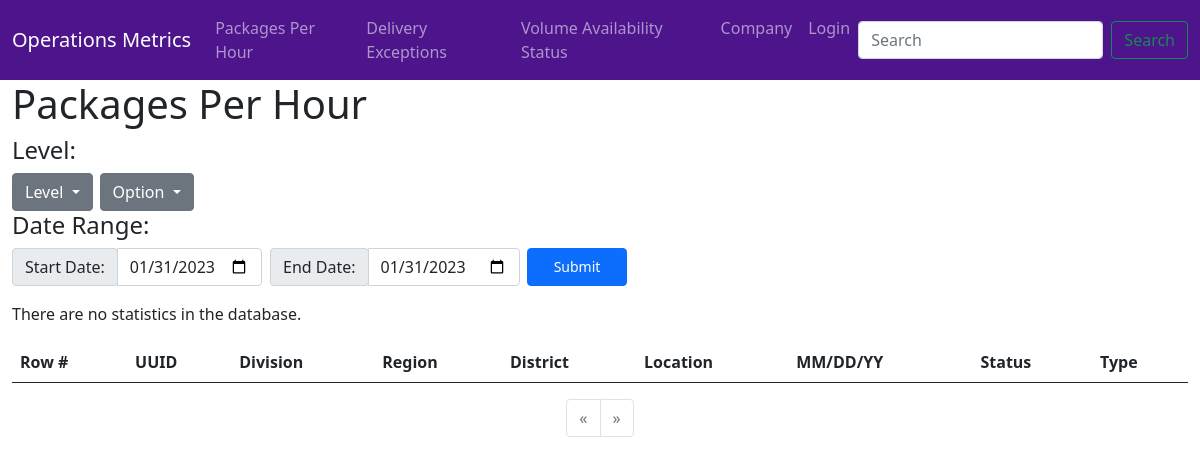
Page /packagesPerHour/ on the earlier database version.
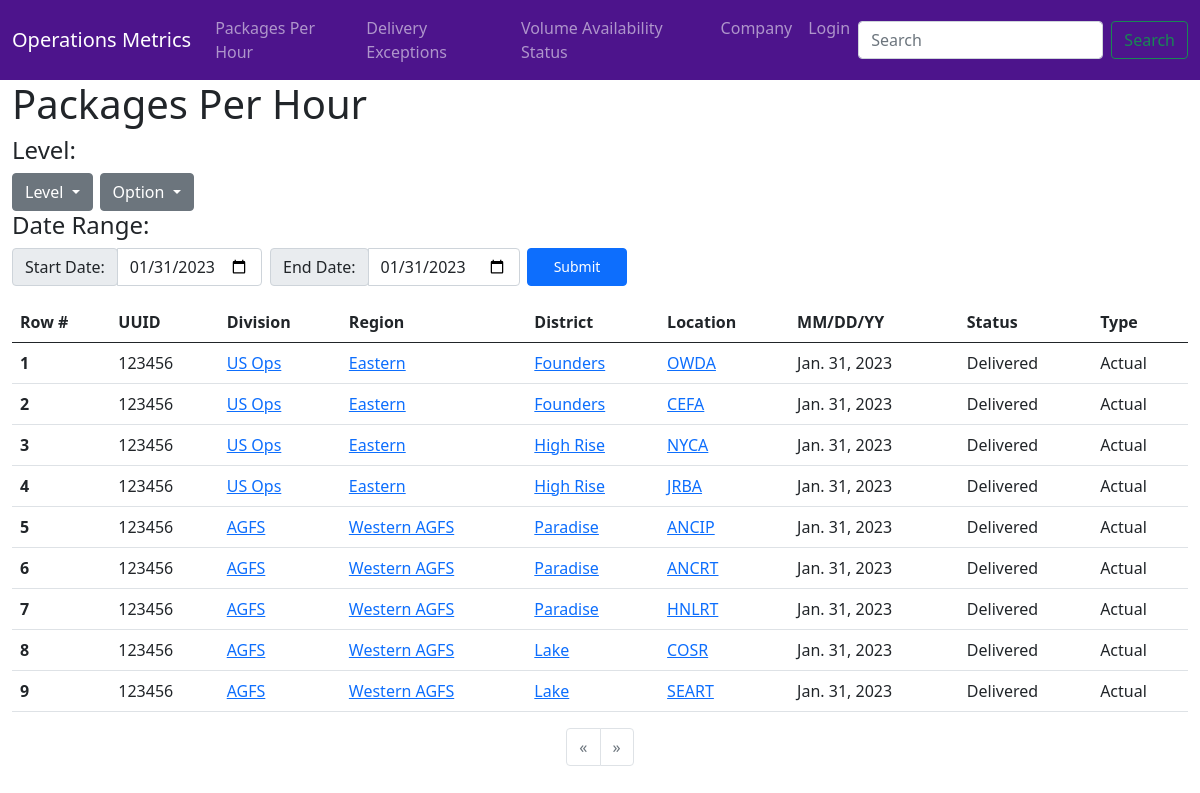
Same page on the later database version.
### opMetrics/models.py (models this page shows, shortened)
class packagesPerHour(models.Model):
    objects = models.Manager()
    """Model representing Packages Per Hour."""
    location = models.ForeignKey(Location, on_delete=models.CASCADE, null=True)
    pph = models.IntegerField('packagesPerHour', default=0, help_text='Enter the Number of Packages per Hour', null=True, blank=True)
    date = models.DateField('date', default=date.today, null=True, blank=True)
    class Meta:
        ordering = ['date']

class Location(models.Model):
    district = models.ForeignKey(District, on_delete=models.CASCADE, null=True)
    name = models.CharField(max_length=5, help_text='Enter the Location Name.')
    senior_Manager = models.CharField(max_length=25, help_text='Enter the Location Type.')
    Hub, Ramp, Station = 'Hub', 'Ramp', 'Station'
    typeChoices = [
        (Hub, 'Hub'), (Ramp, 'Ramp'), (Station, 'Station')
    ]
    type = models.CharField(
        max_length=10,
        choices=typeChoices,
        default=Hub,
    )
    Alabama       , Alaska        , Arizona        = 'AL', 'AK', 'AZ'
    Arkansas      , California    , Colorado       = 'AR', 'CA', 'CO'
    Connecticut   , Delaware      , Florida        = 'CT', 'DE', 'FL'
    Georgia       , Hawaii        , Idaho          = 'GA', 'HI', 'ID'
    Illinois      , Indiana       , Iowa           = 'IL', 'IN', 'IA'
    Kansas        , Kentucky      , Louisiana      = 'KS', 'KY', 'LA'
    Maine         , Maryland      , Massachusetts  = 'ME', 'MD', 'MA'
    Michigan      , Minnesota     , Mississippi    = 'MI', 'MN', 'MS'
    Missouri      , Montana       , Nebraska       = 'MO', 'MT', 'NE'
    Nevada        , New_Hampshire , New_Jersey     = 'NV', 'NH', 'NJ'
    New_Mexico    , New_York      , North_Carolina = 'NM', 'NY', 'NC'
    North_Dakota  , Ohio          , Oklahoma       = 'OR', 'PA', 'RI'
    Oregon        , Pennsylvania  , Rhode_Island   = 'OR', 'PA', 'RI'
    South_Carolina, South_Dakota  , Tennessee      = 'SC', 'SD', 'TN'
    Texas         , Utah          , Vermont        = 'TX', 'UT', 'VT'
    Virginia      , Washington    , West_Virginia  = 'VA', 'WA', 'WV'
    Wisconsin     , Wyoming                        = 'WI', 'WY'
    stateChoices = [
        (Alabama       , 'Alabama'       ), (Alaska       , 'Alaska'       ), (Arizona       , 'Arizona       '),
        (Arkansas      , 'Arkansas'      ), (California   , 'California'   ), (Colorado      , 'Colorado      '),
        (Connecticut   , 'Connecticut'   ), (Delaware     , 'Delaware'     ), (Florida       , 'Florida       '),
        (Georgia       , 'Georgia'       ), (Hawaii       , 'Hawaii'       ), (Idaho         , 'Idaho         '),
        (Illinois      , 'Illinois'      ), (Indiana      , 'Indiana'      ), (Iowa          , 'Iowa          '),
        (Kansas        , 'Kansas'        ), (Kentucky     , 'Kentucky'     ), (Louisiana     , 'Louisiana     '),
        (Maine         , 'Maine'         ), (Maryland     , 'Maryland'     ), (Massachusetts , 'Massachusetts '),
        (Michigan      , 'Michigan'      ), (Minnesota    , 'Minnesota'    ), (Mississippi   , 'Mississippi   '),
        (Missouri      , 'Missouri'      ), (Montana      , 'Montana'      ), (Nebraska      , 'Nebraska      '),
        (Nevada        , 'Nevada'        ), (New_Hampshire, 'New Hampshire'), (New_Jersey    , 'New Jersey    '),
        (New_Mexico    , 'New Mexico'    ), (New_York     , 'New York'     ), (North_Carolina, 'North Carolina'),
        (North_Dakota  , 'North Dakota'  ), (Ohio         , 'Ohio'         ), (Oklahoma      , 'Oklahoma      '),
        (Oregon        , 'Oregon'        ), (Pennsylvania , 'Pennsylvania' ), (Rhode_Island  , 'Rhode Island  '),
        (South_Carolina, 'South Carolina'), (South_Dakota , 'South Dakota' ), (Tennessee     , 'Tennessee     '),
        (Texas         , 'Texas'         ), (Utah         , 'Utah'         ), (Vermont       , 'Vermont       '),
        (Virginia      , 'Virginia'      ), (Washington   , 'Washington'   ), (West_Virginia , 'West Virginia '),
        (Wisconsin     , 'Wisconsin'     ), (Wyoming      , 'Wyoming'      )
    ]
    state = models.CharField(
        max_length=2,
        choices=stateChoices,
        default=Alabama
    )
    now = datetime.now()
    today = f"{now.strftime('%Y')}-{now.strftime('%m')}-{now.strftime('%d')}"
    def get_absolute_url(self):
        return reverse('location-detail', args=[str(self.id)])
    def __str__(self):
        return self.name

class District(models.Model):
    region = models.ForeignKey(Region, on_delete=models.CASCADE, null=True, default='')
    name = models.CharField(max_length=15, help_text='Enter District Name.')
    def get_absolute_url(self):
        return reverse('district-detail', args=[str(self.id)])
    def __str__(self):
        return self.name

class Region(models.Model):
    division = models.ForeignKey(Division, on_delete=models.CASCADE, null=True)
    name = models.CharField(max_length=15, help_text='Region Name', default='')
    def get_absolute_url(self):
        return reverse('region-detail', args=[str(self.id)])
    def __str__(self):
        return self.name

class Division(models.Model):
    company = models.ForeignKey(Company, on_delete=models.CASCADE, null=True)
    name = models.CharField(max_length=10, help_text='Division Name')
    def get_absolute_url(self):
        return reverse('division-detail', args=[str(self.id)])
    def __str__(self):
        return self.name

### opMetrics/views.py (the view)
# urls.py: path('packagesPerHour/', views.packagesperhour, name='packagesPerHour'),
def packagesperhour(request, level1='company', level2='all', sDatePPH=getToday(), eDatePPH=getToday()):
    if request.method == 'POST':
        sDate = request.POST.get("sDatePPH")
        eDate = request.POST.get("eDatePPH")
        sDatePPH = sDate
        eDatePPH = eDate
        level2Dict = getLevel2Dict(level1)
        level2List = list(level2Dict.keys())
        id = level2Dict.get(level2)
        dataRange = getOutputData(level1, id, sDatePPH, eDatePPH)
    else:
        sDatePPH = sDatePPH
        eDatePPH = eDatePPH
        level2Dict = getLevel2Dict(level1)
        level2List = list(level2Dict.keys())
        id = level2Dict.get(level2)
        dataRange = getOutputData(level1, id, sDatePPH, eDatePPH)
    testNum = request.POST.get("test")
    paginator = Paginator(dataRange, 50)
    page_number = request.GET.get('page')
    page_obj = paginator.get_page(page_number)
    def getRowNumber():
        try:
            rowNumber
        except:
            rowNumber = 0
        rowNumber = rowNumber + 1
        return rowNumber
    context = {
        'dataRange': dataRange,
        'sDatePPH': sDatePPH,
        'eDatePPH': eDatePPH,
        'level1': level1,
        'level2': level2,
        'level2List': level2List,
        'page_obj': page_obj,
        'rowNumber': getRowNumber(),
    }
    return render(request, 'opMetrics/packagesPerHour.html', context=context)

### opMetrics/models.py (called while the page is built, shortened)
def getLevel2Dict(levelInput):
    if levelInput == "company":
        returnDict = {}
    return returnDict

def getOutputData(levelType, id, startDate, endDate):
    if levelType == "company" or id == None:
        divisionList = Division.objects.all()
        idList = []
        for division in divisionList:
            idList.append(division.id)
        data = []
        for id in idList:
            data = list(chain(data, packagesPerHour.objects.filter(location__district__region__division__id=id, date__range=[startDate, endDate])))
    return data

### opMetrics/templates/opMetrics/packagesPerHour.html (shortened to what this page needs)
{% extends 'opMetrics/base.html' %}
{% block content %}
{% load static %}
<link href="{% static 'css/dropdowns.css' %}" rel="stylesheet" >
<div class="container-fluid">
  <div class="page-header">
  <h1>Packages Per Hour</h1>
  </div>
  <h4>Level:</h4>
  <div class="btn-group gap-2">
    <button type="button" class="btn btn-secondary dropdown-toggle rounded" data-bs-toggle="dropdown" aria-expanded="false">
      Level
    </button>
    <button type="button" class="btn btn-secondary dropdown-toggle rounded" data-bs-toggle="dropdown" aria-expanded="false">
      Option
    </button>
  </div>
  <h4>Date Range:</h4>
  <form class="btn-group gap-2" role="search" action="/packagesPerHour/{{ level1 }}/{{ level2 }}/{{ sDatePPH }}/{{ eDatePPH }}/" method="post">
    <div class="input-group input-group mb-3" style="width: 250px;">
      <div class="input-group-prepend">
        <span class="input-group-text text-center" id="eDatePPHLabel">Start Date:</span>
      </div>
      <input class="form-control" name="sDatePPH" type="date" value="{{ sDatePPH }}" placeholder="{{ sDatePPH }}">
    </div>
    <div class="input-group input-group mb-3" style="width: 250px;">
      <div class="input-group-prepend">
        <span class="input-group-text" id="eDatePPHLabel">End Date:</span>
      </div>
      <input class="form-control" name="eDatePPH" type="date" value="{{ eDatePPH }}" placeholder="{{ eDatePPH }}">
    </div>
    <button class="btn btn-primary rounded btn-sm mb-3" style="width: 100px;" type="submit">Submit</button>
  </form>
  <table class="table table-hover">
    <thead>
      <tr>
        <th scope="col">Row #</th>
        <th scope="col">UUID</th>
        <th scope="col">Division</th>
        <th scope="col">Region</th>
        <th scope="col">District</th>
        <th scope="col">Location</th>
        <th scope="col">MM/DD/YY</th>
        <th scope="col">Status</th>
        <th scope="col">Type</th>
      </tr>
    </thead>
    <tbody>
      {% if dataRange %}
        {% for pph in page_obj %}
        <tr>
          <th name="{{ test }}" scope="row"><script>document.write(startCount); startCount = startCount + 1;</script></th>
          <td>123456</td>
          <td><a href="{{ pph.location.district.region.division.get_absolute_url }}">{{ pph.location.district.region.division }}</a></td>
          <td><a href="{{ pph.location.district.region.get_absolute_url }}">{{ pph.location.district.region }}</a></td>
          <td><a href="{{ pph.location.district.get_absolute_url }}">{{ pph.location.district }}</a></td>
          <td><a href="{{ pph.location.get_absolute_url }}">{{ pph.location }}</a></td>
          <td>{{ pph.date }}</td>
          <td>Delivered</td>
          <td>Actual</td>
        </tr>
        {% endfor %}
      {% else %}
        <p>There are no statistics in the database.</p>
      {% endif %}
    </tbody>
  </table>
  <nav aria-label="Page navigation example">
    <ul class="pagination justify-content-center">
      {% if page_obj.has_previous %}
      <li class="page-item">
        <a class="page-link" href="/packagesPerHour/{{ level1 }}/{{ level2 }}/{{ sDatePPH }}/{{ eDatePPH }}/?page={{ page_obj.previous_page_number }}">&laquo;</a>
      </li>
      {% else %}
      <li class="page-item disabled">
        <a class="page-link">&laquo;</a>
      </li>
      {% endif %}
      {% if page_obj.has_next %}
      <li class="page-item">
        <a class="page-link" href="/packagesPerHour/{{ level1 }}/{{ level2 }}/{{ sDatePPH }}/{{ eDatePPH }}/?page={{ page_obj.next_page_number }}">&raquo;</a>
      </li>
      {% else %}
      <li class="page-item disabled">
        <a class="page-link">&raquo;</a>
      </li>
      {% endif %}
    </ul>
  </nav>
</div>
{% endblock %}

### opMetrics/templates/opMetrics/base.html (shortened to what this page needs)
<!doctype html>
<html lang="en">
  <head>
    {% load static %}
    <link href="{% static 'css/bootstrap.css' %}" rel="stylesheet">
    </head>
    <body>
      {% include 'opMetrics/navbar.html' %}
      {% block content %}
      {% endblock %}
  </body>
</html>

### opMetrics/templates/opMetrics/navbar.html (shortened to what this page needs)
<nav class="navbar navbar-expand-lg navbar-dark" style="background-color: #4D148C;">
  <div class="container-fluid">
    <a class="navbar-brand" href="{% url 'home' %}">Operations Metrics</a>
    <div class="collapse navbar-collapse" id="navbarSupportedContent">
      <ul class="navbar-nav me-auto mb-2 mb-lg-0">
        <li class="nav-item">
          <a class="nav-link" href="/packagesPerHour/company/{{ today }}/{{ today }}">Packages Per Hour</a>
        </li>
        <li class="nav-item">
          <a class="nav-link" href="{% url 'dex' %}">Delivery Exceptions</a>
        </li>
        <li class="nav-item">
          <a class="nav-link" href="{% url 'vas' %}">Volume Availability Status</a>
        </li>
        <li class="nav-item">
          <a class="nav-link" href="{% url 'company' %}">Company</a>
        </li>
        <li class="nav-item">
          <a class="nav-link" href="{% url 'login' %}">Login</a>
        </li>
      </ul>
      <form class="d-flex" role="search" action="{% url 'search' %}" method="get">
        <input class="form-control me-2" name=q type="search" placeholder="Search" aria-label="Search">
        <button class="btn btn-outline-success" type="submit">Search</button>
      </form>
    </div>
  </div>
</nav>

Differences in the rows shown:
added packagesPerHour: location.district.region.division "US Ops", location.district.region "Eastern", location.district "Founders", location "OWDA", date "Jan. 31, 2023"
added packagesPerHour: location.district.region.division "US Ops", location.district.region "Eastern", location.district "Founders", location "CEFA", date "Jan. 31, 2023"
added packagesPerHour: location.district.region.division "US Ops", location.district.region "Eastern", location.district "High Rise", location "NYCA", date "Jan. 31, 2023"
added packagesPerHour: location.district.region.division "US Ops", location.district.region "Eastern", location.district "High Rise", location "JRBA", date "Jan. 31, 2023"
added packagesPerHour: location.district.region.division "AGFS", location.district.region "Western AGFS", location.district "Paradise", location "ANCIP", date "Jan. 31, 2023"
added packagesPerHour: location.district.region.division "AGFS", location.district.region "Western AGFS", location.district "Paradise", location "ANCRT", date "Jan. 31, 2023"
added packagesPerHour: location.district.region.division "AGFS", location.district.region "Western AGFS", location.district "Paradise", location "HNLRT", date "Jan. 31, 2023"
added packagesPerHour: location.district.region.division "AGFS", location.district.region "Western AGFS", location.district "Lake", location "COSR", date "Jan. 31, 2023"
added packagesPerHour: location.district.region.division "AGFS", location.district.region "Western AGFS", location.district "Lake", location "SEART", date "Jan. 31, 2023"
Other differences:
text no longer shown: "There are no statistics in the database."
